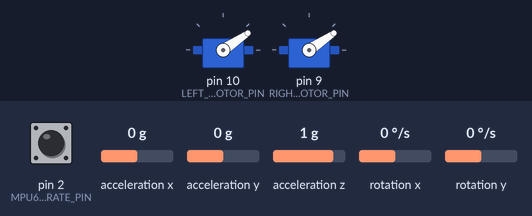
The sketch below on a simulated Arduino Uno, built with avr-gcc and run on an emulated ATmega328P. On the bench: 2 × servo. Wiring (inferred from the names in the program): MPU-6050 motion sensor at I2C address 0x68. The inputs (shaded band) are chosen by the test bench; at power-on: acceleration y 0 g, rotation x 0 °/s, acceleration z 1 g, pin 2 (MPU6050_CALIBRATE_PIN) HIGH, acceleration x 0 g, rotation y 0 °/s. What the sketch prints to the serial monitor is not drawn.

Above: at 6.1 s.
6.2 s: acceleration y set to -1.4 g
At 6.35 s:
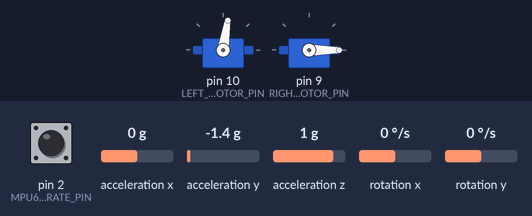
At 7.2 s:
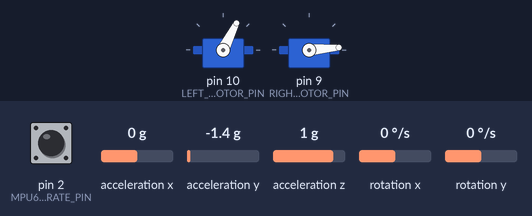
9.2 s: rotation x set to -192 °/s
12.2 s: acceleration z set to -0.8 g
15.2 s: rotation x set to 0 °/s
16.9 s: acceleration y set to 0 g
18.7 s: acceleration y set to 0.8 g
At 19.4 s:
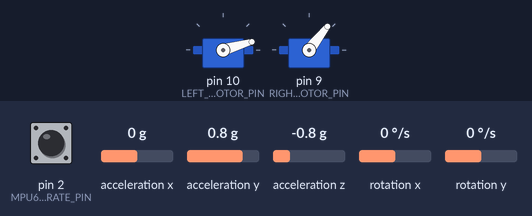
Timing chart, 0 to 22.7 s (numbered marks = the images above; inputs shaded):
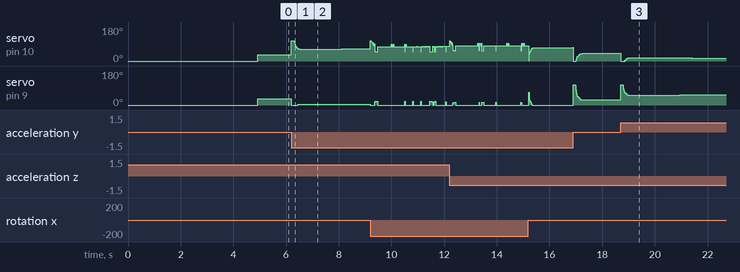

The sketch:

1_axis_pid.ino
```cpp
#include<Servo.h>
#include "libraries/mpu6050_functions.h"

#define MPU6050_CALIBRATE_PIN 2

//double gyroXCall, gyroYCall, gyroZCall, accXCall, accYCall, accZCall;
//double gyroX, gyroY, gyroZ, accX, accY, accZ;
//double accPitch, accRoll, gyroPitch, gyroRoll;
double pitch, roll, yaw;
double throttle = 50, desiredRollAngle = 0;
double defaultThrottle = 1140;

double currentTime, previousTime, elapsedTime;

double error, prevError;
double pwmLeft, pwmRight;

#define KP 2.9 //PID constants
#define KI 0.05
#define KD 1.76 //0.3
double p_term, i_term, d_term;
double pid; //sum of the 3 terms

Servo motorLeft, motorRight;
#define RIGHT_MOTOR_PIN 9
#define LEFT_MOTOR_PIN 10

void setup(){
   Serial.begin(19200);

   digitalWrite(13, HIGH);
   MPU6050_setup();
   while(digitalRead(MPU6050_CALIBRATE_PIN) != HIGH);
   MPU6050_calibrate();
   digitalWrite(13, LOW);

   motorLeft.attach(LEFT_MOTOR_PIN, 1000, 2000);
   motorRight.attach(RIGHT_MOTOR_PIN, 1000, 2000);
   motorLeft.writeMicroseconds(1000);
   motorRight.writeMicroseconds(1000);

   delay(3000);
}


void loop() {
   previousTime = currentTime;
   currentTime = millis();
   elapsedTime = (currentTime - previousTime) / 1000.0;

   getIMUData();
   applyComplementaryFilter();
   //_____1-AXIS PID (USE ROLL)_____
   error = roll - desiredRollAngle;
   p_term = KP * error;
   i_term += KI * (error + prevError) * elapsedTime * 0.5;
   d_term = KD * ((error - prevError) / elapsedTime);
   pid = p_term + i_term + d_term;
   if(pid > 400) pid = 400;
   if(pid < -400) pid = -400;
   prevError = error;
   //________________________________
   pwmLeft = defaultThrottle + throttle - pid;
   pwmRight = defaultThrottle + throttle + pid;

   if(pwmLeft < 1000) pwmLeft = 1000;
   else if(pwmLeft > 2000) pwmLeft = 2000;
   if(pwmRight < 1000) pwmRight = 1000;
   else if(pwmRight > 2000) pwmRight = 2000;

   motorLeft.writeMicroseconds(pwmLeft);
   motorRight.writeMicroseconds(pwmRight);
}
```

Measured:
- after the input at 6.2 s, servo on pin 9 (RIGHT_MOTOR_PIN): 34° → 0° at once, → 5° 0.25 s later, → 4° 2.4 s later
